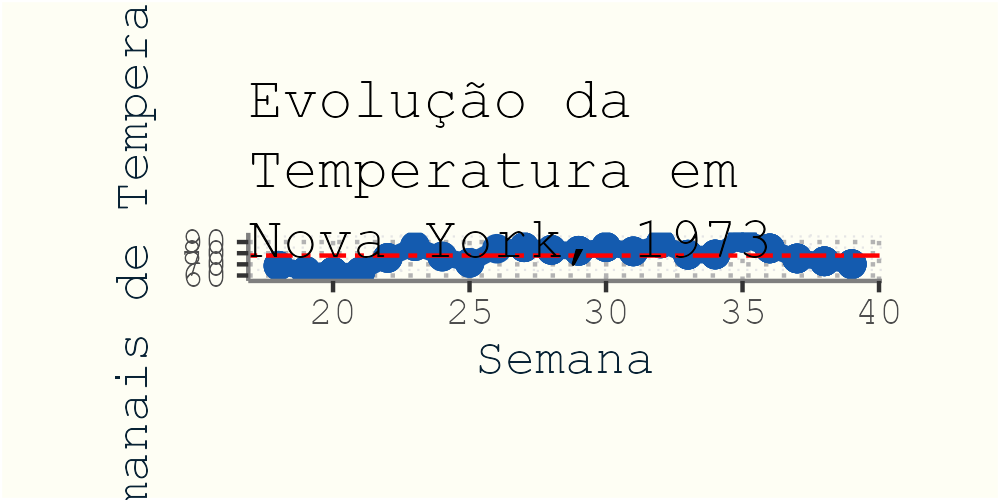

Write the R code that produced this figure.
# Bibliotecas

library(tidyverse)
library(lubridate)
library(ggtext)
library(extrafont)

loadfonts(device = "win")

# Carregando e arrumando os dados

df <- tibble(airquality)

# Calculando médias e desvios semanais

df_su <-
  df %>%
  mutate(Year = 1973, .before = Month) %>%
  unite(Date, Year:Day, sep = "-") %>%
  mutate(Date = as.Date(Date),
         Week = week(Date)) %>%
  group_by(Week) %>%
  drop_na() %>%
  mutate(mu = mean(Temp),
         sd = sd(Temp))

# Plotando gráfico

df_su %>%
  ggplot(aes(x = Week, y = mu)) +
  geom_line(color = "#145baf", size = 2) +
  geom_errorbar(aes(ymin = mu - sd, ymax = mu + sd, x = Week),
                width = 0.1, color = "#145baf") +
  geom_point(color = "#145baf", size = 3, shape = 16) +
  geom_hline(yintercept = 77.88235, color = "red", linetype = "twodash") +
  labs(title = "Evolução da Temperatura em Nova York, 1973",
       x = "Semana",
       y = "Médias Semanais de Temperatura (°F)") +
  theme(
    text = element_text(size = 12, family = "mono"),
    plot.title = element_textbox_simple(size = 14),
    plot.background = element_rect(fill = "#fefef4"),
    plot.margin = margin(1,1,1,1, 'cm'),
    panel.grid.major = element_line(colour = 'grey70', linetype = 'dotted'),
    panel.grid.minor = element_line(colour = 'grey90', linetype = 'dotted'),
    panel.background = element_rect(fill = "#fefef4"),
    axis.line = element_line(colour = 'grey50'),
    axis.title = element_text(colour = '#082234'),
    axis.title.y = element_text(angle = 90, margin = margin(r = 2, unit = 'mm')),
    axis.text = element_text())

ggsave("Airquality.png")
